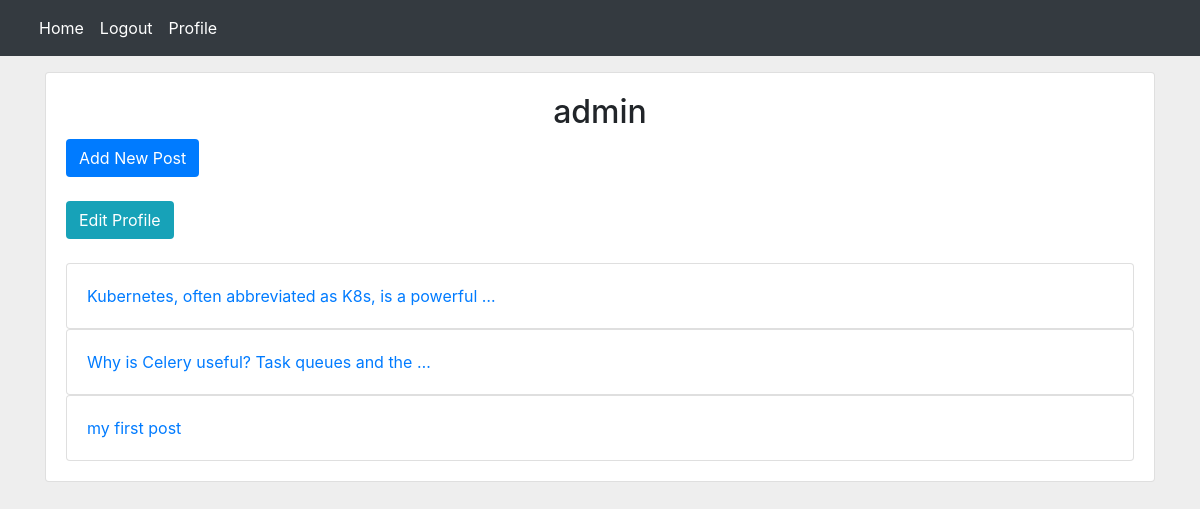
Before: /account/profile/1/ (signed in) with the older database file.
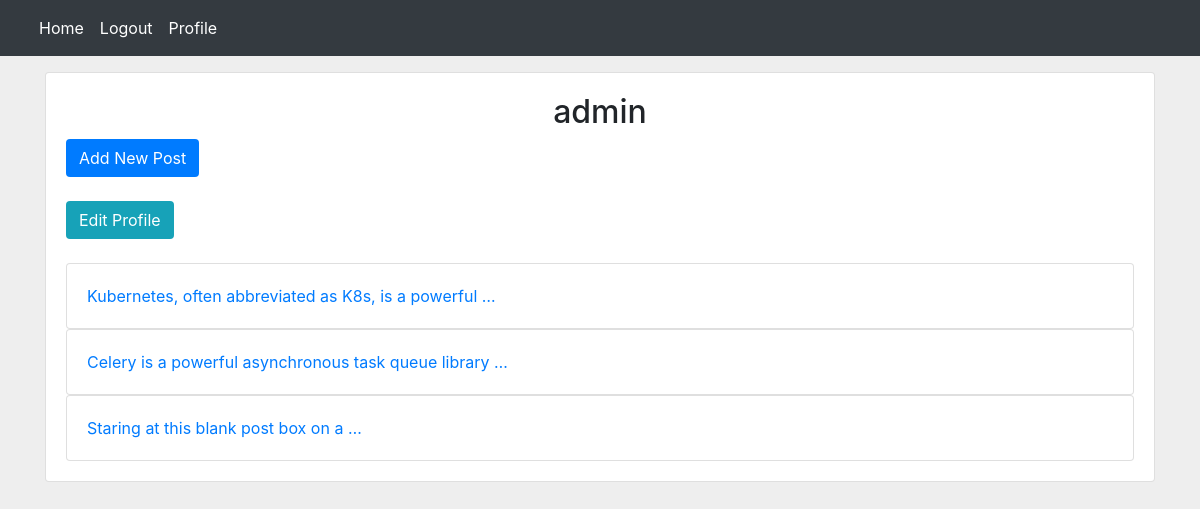
After: the same page with the newer database file.
### home/models.py (models this page shows, shortened)
class Post(models.Model):
    user = models.ForeignKey(User, on_delete=models.CASCADE, related_name='posts')
    body = models.TextField()
    slug = models.SlugField()
    title = models.CharField(max_length=100, null=True, blank=True)  # proper format to add new field after migration
    created = models.DateTimeField(auto_now_add=True)
    updated = models.DateTimeField(auto_now=True)
    class Meta:
        ordering = ('-created',)  # model wide order_by filter
    def get_absolute_url(self):
        return reverse('home:post_detail', args=(self.id, self.slug))

### account/views.py (the view)
# urls.py: path('profile/<int:user_id>/', views.UserProfileView.as_view(), name='user_profile'),
class UserProfileView(LoginRequiredMixin, View):
    def get(self, request, user_id):
        user = get_object_or_404(User, id=user_id)
        posts = user.posts.all()
        is_following = False
        following_relation = Relation.objects.filter(from_user=request.user, to_user=user)
        if following_relation.exists():
            is_following = True
        return render(request, 'account/profile.html', {'user': user, 'posts': posts, "is_following": is_following})

### account/templates/account/profile.html (shortened to what this page needs)
{% extends 'base.html' %}
{% block content %}
    <div class="row">
        <div class="col-md-12">
            <div class="card gedf-card">
                <div class="card-body">
                    <h2 class="text-center">{{ user.username }}</h2>
                    {% if request.user.id == user.id %}
                        <a href="{% url 'home:post_create' %}" class="btn bg-primary text-white">Add New Post</a> <br>
                        <br>
                        <a href="{% url 'account:edit_profile' %}" class="btn bg-info text-white">Edit Profile</a> <br>
                        <br>
                    {% endif %}
                    {% for post in posts %}
                        <div class="card">
                            <a href="{{ post.get_absolute_url }}" class="card-body">{{ post.body|truncatewords:8 }}</a>
                        </div>
                    {% endfor %}
                </div>
            </div>
        </div>
    </div>
{% endblock %}

Changed rows visible on the page:
changed Post: body "Why is Celery useful? Task queues and the …" → "Celery is a powerful asynchronous task queue library …"
changed Post: body "my first post" → "Staring at this blank post box on a …"
